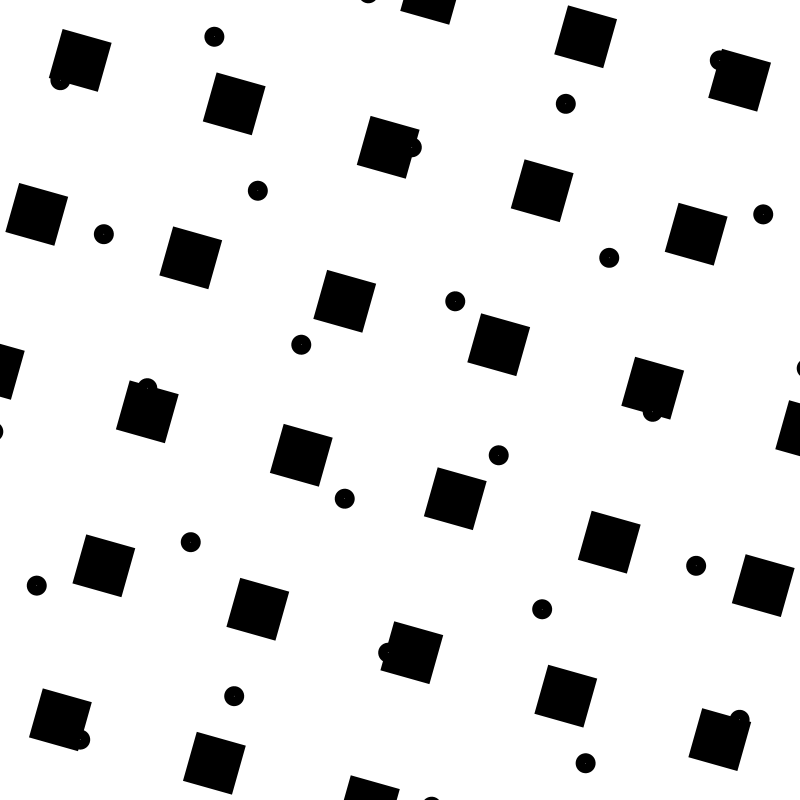
Frame 1 (no input)
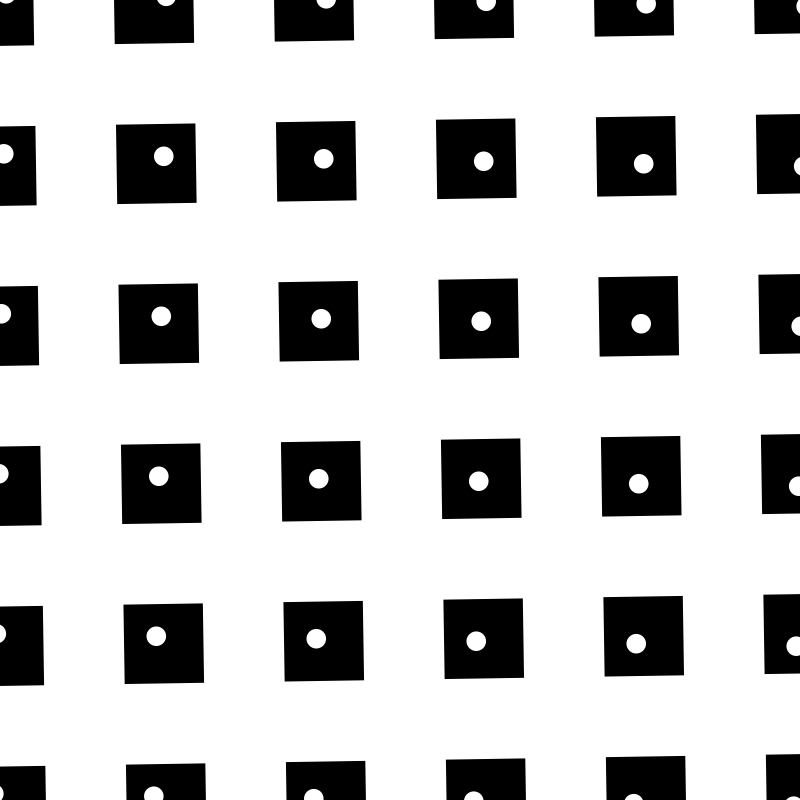
Frame 60 (the mouse pressed at the canvas centre just before this capture)
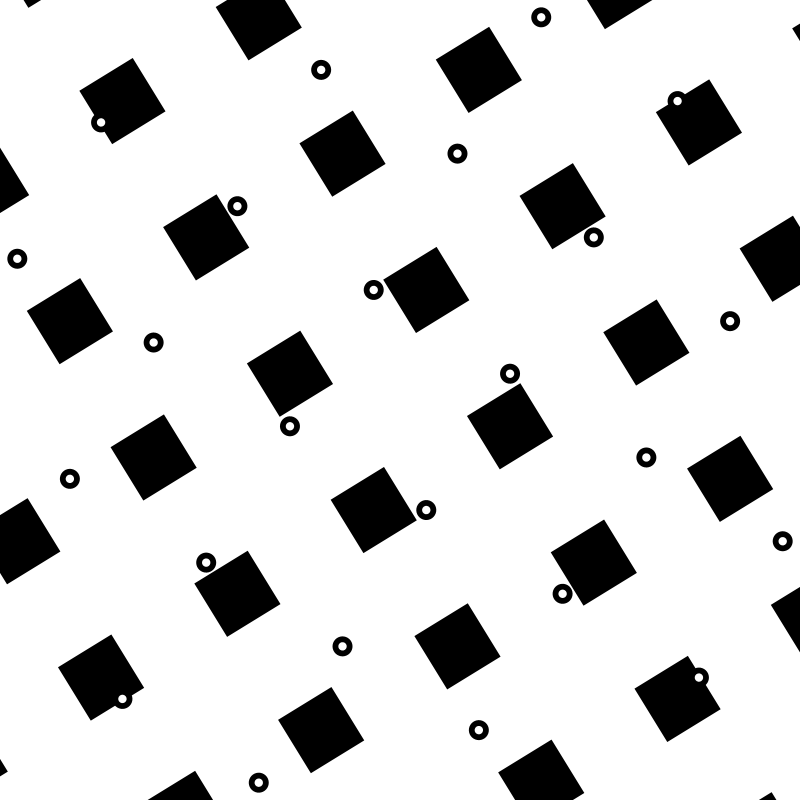
Frame 120 (the mouse held since frame 60 and released just before this capture)

The Processing sketch that drew these frames (run headless with seeded random() and noise(); from frame 60 on, the mouse is pressed at the canvas centre):

// Processing sketch: processing_156849
// ── processing_156849.pde

int numRect = 10;
int[]rectX = new int[numRect];
int[]rectY = new int[numRect];


int rectW = 80;
int rectH = 80;
float t;
float tra;
float trb;
float easing =0.5;


void setup() {
  size(800, 800);
  int step = rectW;
  int step2 = 30;
  for (int i = 0; i < numRect - 1; i ++) {
    rectX[i] = step -width;
    rectY[i] = step -height;

    step = step + rectW * 2;
  }
}


void draw() {
  background(255);
  fill(0);
  noStroke();
  rectMode(CENTER);
  translate(width/2, height/2);
  //scale(0.2);
  float m = millis()*0.001;
  float deg = sin(m);
  float degree = map(deg, -1, 1, -HALF_PI, HALF_PI);
  float dega = cos(2*m);

  rotate(degree);

  //rotate(degree);
  //translate(width/2,height/2);


  for (int i = 0; i < numRect - 1; i ++) {
    t= map(dega, -1, 1, 80, 50);
    for (int j = 0; j < numRect - 1; j ++) {
      tra= map(dega, -1, 1, 80, 50);
      fill(0);
      rect(rectX[i], rectY[j], t, tra);

      println(t);
    }
  }

  rotate(-degree*2);
  for (int i = 0; i < numRect - 1; i ++) {

    for (int j = 0; j < numRect - 1; j ++) {
      fill(0);
      ellipse(rectX[i], rectY[j], 20, 20);
      fill(255);
      float size = map(t, 80, 50, 20, 0);
      ellipse(rectX[i], rectY[j], size, size);
      println(t);
    }
  }
  
}
//rect( rectX[i], rectY[i], rectW, rectH);
